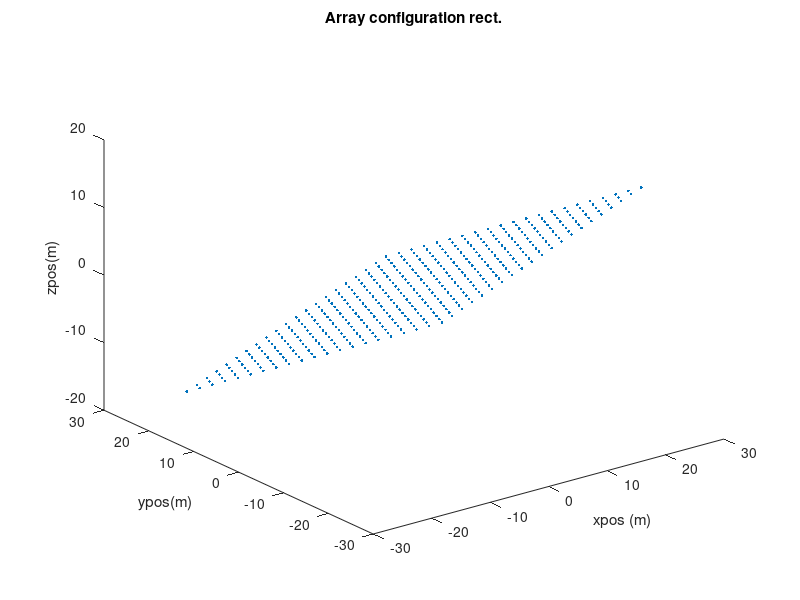

Write MATLAB code to recreate this figure. (Note: this script raises an error after producing the figure.)
% Script to simulate visibilities from a specific array configuration, and 
% source locations.
% Arguments:
% 	parm.arrayrad : Extent of the array to be simulated, in meters.
%	parm.elemspace : Element spacing, in meters.
%   parm.zslope    : Max. z height across elements in the array, in meters.
%   parm.pa        : Position angle of the array
%   parm.stretch   : Factor by which to stretch one dimension wrt. other.
%   parm.flux      : Flux (in arbit units) of specified sources in the sky.
%	parm.l0,m0     : Location of point sources in the sky, in l,m coordinates
%   parm.deb       : Bool controlling the generation of debug plots
%	parm.arrayconfig: Distribution of antennas. 
%					Currently supported:
%					- 'rect' : Equispaced rectangular 2-D grid of antennas
%					- 'disk' : Equispaced anntennas within a disk
%					- 'ring' : Equispaced antennas within an annuli
%					- 'lba_outer': LOFAR's LBA_OUTER actual configuration
%					- 'lba_outer_12': 12-station LBA_OUTER actual configuration
%					- 'lba_inner': LOFAR's LBA_INNER actual configuration
%  parm.fft        : Parameter defining whether FFT imaging should be carried
%                    out.
%  parm.freq       : Frequency of simulation. Needed as array extent is in
%                    meters.
%  parm.flagant    : Indices in the antenna array to be flagged.
%  parm.tobs       : Simulated time of the observation (as a datenum)
%  parm.ateam      : Flag controlling simulation of a sky with the A-team+Sun
%  parm.lofarskymodel: Filename of the lofarsky model to use. If empty, a
%                    point source model will be used.
%  parm.snr        : Controls the SNR of the visibilities.
%  parm.gain       : Complex gains to be associated with the antennas.
%                    [nant x 1]
%  parm.sigman     : Complex coloured noise to be added to the visibilities.
%                    [nant x nant]
% pep/28Apr15

function [out, parm] = simvis (parm)
    def_freq = 60e6;  % Hz.
    
    % If no parameters are given, this is our default case.
	if (exist ('parm') == 0)
		parm.arrayrad = 25;  % meters
		parm.elemspace = 2.5; % Default lambda / 2;
        parm.zslope = 0;
        parm.pa        = 0;
        parm.stretch   = 1;
        parm.flux = [5, 6];

        % Locate sources of unit amplitude at the locations (in l,m units) as
        % specified above.
		parm.l0 = [0.2, 0.25];
        parm.m0 = [0.3, -0.45];
		parm.deb       = 1;
		parm.arrayconfig = 'rect';
        parm.fft       = 1;
        parm.freq      = def_freq;
        parm.flagant   = []; % None flagged.
        parm.tobs      = now(); % datenum
        parm.ateam     = 0;  % Switch off A-team simulation.
        parm.lofarskymodel = [];
        parm.snr       = 5;  % WGN to add to the visibilities.
        parm.gain      = [];
        parm.sigman    = [];
	else
        % Check if all required parameters are available, else put in defaults,
        % even if unsed.
        if (isfield (parm, 'arrayrad') == 0)
            parm.arrayrad = 25;
        end;

        if (isfield (parm, 'elemspace') == 0)
            parm.elemspace = 2.5;
        end;

        if (isfield (parm, 'zslope') == 0)
            parm.zslope = 0;
        end;

        if (isfield (parm, 'pa') == 0)
            parm.pa = 0;
        end;

        if (isfield (parm, 'stretch') == 0)
            parm.stretch = 1;
        end;

        if (isfield (parm, 'l0') == 0)
            parm.flux = [5, 6];
        end;

        if (isfield (parm, 'l0') == 0)
		    parm.l0 = [0.2, 0.25];
        end;

        if (isfield (parm, 'm0') == 0)
            parm.m0 = [0.3, -0.45];
        end;

        if (isfield (parm, 'deb') == 0)
            parm.deb = 1;
        end;

        if (isfield (parm, 'arrayconfig') == 0)
            parm.arrayconfig = 'rect';
        end;

        if (isfield (parm, 'fft') == 0)
            parm.fft = 1;
        end;

        if (isfield (parm,'freq') == 0)
            parm.freq = def_freq;
        end;
        
        if (isfield (parm,'ateam') == 0)
            parm.ateam = 1;
            parm.lofarskymodel = 'A-Team_4.sky'; % Use specified sky model.
        end;
        
        if (isfield (parm,'lofarskymodel') == 0)
            parm.lofarskymodel = [];
        end;

        if (isfield (parm,'snr') == 0)
            parm.snr = 10;
        end;

        if (isfield (parm,'flagant') == 0)
            parm.flagant = [];
        end;

        if (isfield (parm,'tobs') == 0)
            parm.tobs = now;
        end;

        if (isfield (parm,'gain') == 0)
            parm.gain = [];
        end;

        if (isfield (parm,'sigman') == 0)
            parm.sigman = [];
        end;
    end;
    out.tobs = parm.tobs;
    out.freq = parm.freq;
    normal = [0.598753, 0.072099, 0.797682].'; % Normal to CS002

    % ---------------------------------------------------------------%
    % ----------------------- Create model sky ----------------------%
    % ---------------------------------------------------------------%
    %%  Put in the Ateam sources for the given time.
    if (parm.ateam == 1)

        if (isempty (parm.lofarskymodel))
    	    % load the 3CR catalog for positions and fluxes
    	    load 'srclist3CR.mat';
    	    ateam_ind =  [324, 283, 179, 88];
            nsrc      = length (ateam_ind);
            ateam_name = {'Cas.A', 'Cyg.A', 'Vir.A', 'Tau.A', 'Sun'};
    	    ateam_ra = [srclist3CR(ateam_ind).alpha]; % RA
    	    ateam_dec= [srclist3CR(ateam_ind).delta]; % DEC
    	    ateam_fl = [srclist3CR(ateam_ind).flux];  % Jy
    	    epoch = true ([1, length(ateam_ind)]);
        else
            [mod, rarng, decrng, modimg] = readlofarskymodel ...
                            (parm.lofarskymodel, parm.freq, 10, 4200, 0);
            nsrc = length(mod);
            for ind = 1:length (mod)
                ateam_name {ind} = mod(ind).name{1};
                ateam_ra (ind)   = mod(ind).meanra;
                ateam_dec (ind)  = mod(ind).meandec;
                ateam_fl (ind)   = mod(ind).meanflux;
            end;
            ateam_name{nsrc+1} = 'Sun';
        end;

        tobs_jd = datenum2mjdsec (out.tobs)/86400. + 2400000.5;
	

        % Add Solar flux to the ateam
        [ateam_ra(nsrc+1), ateam_dec(nsrc+1)] = SunRaDec (tobs_jd);

        % Flux of the quiet Sun in Jy.
        % from  [http://www.astro.phys.ethz.ch/astro1/Users/benz/papers/\
        % LBReview_thermal.pdf]
        % Valid 30<x<350MHz, freq. in MHz
        ateam_fl(nsrc+1) = (1.94) * (out.freq/1e6)^1.992; 
        epoch(nsrc+1) = false;

        [l, m] = radectolm(ateam_ra, ateam_dec, tobs_jd, 6.869837540, ...
                            52.915122495,  epoch);
        fprintf (2, ...
            '<-- Sun located at RA/DEC: %.4f, %.4f, [l,m]: %.4f,%.4f\n',...
            ateam_ra(end), ateam_dec(end), l(end), m(end));

	    % Convert ra/dec from catalog to ITRF coordinates
	    srcpos = radectoITRF(ateam_ra, ateam_dec, epoch, tobs_jd);
	    up = srcpos * normal > 0.1; % Sources visible at this time.
        parm.l0 = l;
        parm.m0 = m;
        parm.flux = ateam_fl;
        parm.srcname = ateam_name;
        
	    % A = exp(-(2 * pi * 1i * obs.freq / 299792458)*(posITRF* srcpos(up).'));
	    % RAteam = A * diag(ateam_fl(sel)) * A';
    else
        for ind = 1:length (parm.l0)
            parm.srcname {ind} = sprintf ('Src_%d', ind);
        end;
        up = ones (1, length (parm.l0));
    end;

    % ---------------------------------------------------------------%
    % ----------------------- Create Array --------------------------%
    % ---------------------------------------------------------------%
    % Need these parameters only for theoretical arrays
    if (strcmp (lower(parm.arrayconfig), 'lba_outer')    == 0 && ...
        strcmp (lower(parm.arrayconfig), 'lba_inner')    == 0 && ...
        strcmp (lower(parm.arrayconfig), 'lba_outer_12') == 0)
	    x = [-parm.arrayrad:parm.elemspace:parm.arrayrad]; 
        y = [-parm.arrayrad*parm.stretch:...
                            parm.elemspace:parm.arrayrad*parm.stretch];
        % Slope is always along the X dimension only.
        z = linspace (0, parm.zslope, length (x));

        % NOTE: The above array is currently at the south pole, rotate it 
        % to the location of CS002, which is where we want to place 
        % all our synthetic arrays. Rotation matrix taken from the 
        % CS002 antenna configuration file.
        cs002_rotmat = [ -0.1195950000,  -0.7919540000,   0.5987530000;
                          0.9928230000,  -0.0954190000,   0.0720990000;
                          0.0000330000,   0.6030780000,   0.7976820000];
        
        rot = [x; y; z;]' * cs002_rotmat;
        arraysampling_x = rot(:,1);
        arraysampling_y = rot(:,2);
        arraysampling_z = rot(:,3);
    end;

    fprintf (2, '<-- Simulation for timestamp %s, freq %f.\n', ...
            datestr(out.tobs), out.freq);

    
    
	deb = parm.deb;
    assert (length(parm.l0) == length (parm.m0));
    assert (length(parm.flux) == length (parm.l0));
    fprintf (1, '<-- Simulated source properties (l,m, ra, dec, Jy(frac.power),Name): \n');
    for ind = 1:length(parm.l0)
        if (parm.ateam == 1)
            fprintf (1, '   [%5.2f, %5.2f, %5.2f, %5.2f, %8.2f (%6.4f), %s]\n',...
                    parm.l0(ind), parm.m0(ind), ateam_ra(ind), ateam_dec(ind),...
                    parm.flux(ind), parm.flux(ind)/sum(parm.flux),...
                    parm.srcname{ind});
        else
            fprintf (1, '   [%5.2f, %5.2f, %8.2f (%6.4f)]\n',...
                    parm.l0(ind), parm.m0(ind), parm.flux(ind),...
                    parm.flux(ind)/sum(parm.flux));
        end;
    end 
    fprintf (1,'\n');
	l0 = parm.l0(up);
	m0 = parm.m0(up);
    flux = parm.flux(up);

    % Generate the rotation matrix (only in 2D) for the given position angle.
    rotmat = [cosd(parm.pa) -sind(parm.pa);
              sind(parm.pa)  cosd(parm.pa)];

	fprintf (1, '<-- %s array config chosen.\n', parm.arrayconfig);
	switch lower(parm.arrayconfig)
        case 'linear'
            xpos = arraysampling_x; 
            ypos = ones (1, length(xpos)); 
            zpos = zeros (size (xpos));

		case 'rect'
            % Example parameter structure:
            % parm.arrayconfig='rect'; parm.l0=0.1; parm.m0=0.25;
            % parm.arrayrad=100; parm.Nelem2rad=5; parm.deb=1;

			% Create a rectangular grid of antenna, equi-spaced
			[xpos, ypos] = meshgrid (arraysampling_x, arraysampling_y);
            zpos = meshgrid (arraysampling_z, zeros (size (arraysampling_x)))';
            xpos = xpos (:);
            ypos = ypos (:);
            zpos = zpos (:);

		case 'disk'
            % Example parameter structure:
            % parm.arrayconfig='disk'; parm.l0=0.1; parm.m0=0.25;
            % parm.arrayrad=100; parm.Nelem2rad=5; parm.deb=1;

			% Create a disk of antennas, with radius being the extent of array sampling.
            [xpos, ypos] = meshgrid (arraysampling_x, arraysampling_y);
			discsel = (sqrt(xpos.^2 + ypos.^2./parm.stretch) < parm.arrayrad);
			xpos = xpos (discsel);
			ypos = ypos (discsel);
            zpos = zeros (length (xpos), 1);

		case 'ring'
            % Example parameter structure:
            % parm.arrayconfig='ring'; parm.l0=0.1; parm.m0=0.25;
            % parm.arrayrad=100; parm.Nelem2rad=5; parm.deb=1; parm.inner_rad =
            % 70;

			% Create a ring of antenna, with inner rad = inner_rad
            [xpos, ypos] = meshgrid (arraysampling_x, arraysampling_y);
			discsel = (sqrt(xpos.^2 + ypos.^2./parm.stretch) < parm.arrayrad);
            if (isfield (parm, 'inner_rad') == 0)
                parm.inner_rad = parm.arrayrad/2;
            end;
			innerdiscsel = (sqrt(xpos.^2 + ypos.^2./parm.stretch) < parm.inner_rad);
			ringsel = discsel - innerdiscsel;
			xpos = xpos(ringsel==1);
			ypos = ypos(ringsel==1);
            zpos = zeros (length (xpos), 1);

		case 'lba_outer'
			% load ('poslocal_outer_cs07w1.mat', 'poslocal');
			% load ('poslocal_outer_cs02w0.5.mat', 'poslocal');
			load ('poslocal_outer.mat', 'posITRF');
            arraysampling_x = posITRF(:,1);
            arraysampling_y = posITRF(:,2);
            remants = setdiff([1:size(posITRF,1)], parm.flagant);
			xpos = posITRF(:,1); % - posITRF(1,1);
			ypos = posITRF(:,2); % - posITRF(1,2);
            zpos = posITRF(:,3);

		case 'lba_inner'
			load ('poslocal_inner.mat', 'posITRF');
			xpos = posITRF(:,1) - posITRF(1,1);
			ypos = posITRF(:,2) - posITRF(1,2);
            zpos = posITRF(:,3);

		case 'lba_outer_12'
            load ('poslocal_afaac12_outer_0w.mat', 'poslocal');
			% load ('poslocal_afaac12_outer.mat', 'poslocal');
			xpos = poslocal(:,1); % - poslocal(1,1);
			ypos = poslocal(:,2); % - poslocal(1,2);
            zpos = poslocal(:,3);

		otherwise
			error (sprintf ('### Config %s is unimplemented!\n', ...
                    parm.arrayconfig));
	end;

    

    % Rotate the array configuration
    tmp = rotmat * [xpos(:) ypos(:)]';
    xpos = reshape (tmp (1,:), size (xpos));
    ypos = reshape (tmp (2,:), size (ypos));

	Nelem = length (xpos(:));

	if (deb > 0)
		% Show the array layout. A different colored dot for each row of 
        % elements in the array.
        figure();
		plot3 (xpos(:), ypos(:), zpos(:), '.'); 
		xlabel ('xpos (m)'); ylabel ('ypos(m)'); zlabel ('zpos(m)');
		title (sprintf ('Array configuration %s.\n', parm.arrayconfig));
	end;

    uloc = (meshgrid (xpos(:)) - meshgrid (xpos(:)).'); % U in m 
    vloc = (meshgrid (ypos(:)) - meshgrid (ypos(:)).'); % V in m
    wloc = (meshgrid (zpos(:)) - meshgrid (zpos(:)).'); % W in m
    uvdist = sqrt (uloc(:).^2 + vloc(:).^2 + wloc(:).^2);
    
    % ---------------------------------------------------------------%
    % ----------------------- Create visibilities--------------------%
    % ---------------------------------------------------------------%
    % Visibilities with an extra w-term, meant for phase-tracking
    % interferometers
    % V = sum(repmat ((parm.flux), size(uloc(:)),1) .* ...
    %       exp (-(2*pi*1i*parm.freq/299792458)*(uloc(:)*l0 + ...
    %           vloc(:)*m0 + wloc(:)*(sqrt(1-l0.^2-m0.^2) - 1))), 2);

    % Vis. as seen by arrays including a w-term
    % V = sum(repmat ((parm.flux), size(uloc(:)),1) .* ...
    %       exp (-(2*pi*1i*parm.freq/299792458)*(uloc(:)*l0 + ...
    %           vloc(:)*m0 + wloc(:)*(sqrt(1-l0.^2-m0.^2)))), 2);

    V = zeros (length(xpos));
    C = 299792458; % m/s
    posITRF = [xpos ypos zpos];
    if (isempty (parm.gain))
        parm.gain = ones (size (uloc, 1)) + 1i*ones (size (uloc, 1));
        parm.sigman = zeros (size (uloc));
    end;

    if (isempty (parm.lofarskymodel))
        % Vis. from arrays without a w-term.
        V = sum(repmat ((flux), size(uloc(:)),1) .* ...
            exp (-(2*pi*1i*parm.freq/299792458)*(uloc(:)*l0 + vloc(:)*m0 )), 2);
        V = conj (reshape (V, [length(xpos(:)), length(ypos(:))]));
    else
        % Accumulate the visibilities due to every model source.
        for patch = 1:1 %length (rarng) % For every patch in the model.
            pos  = radectoITRF (rarng{patch}, decrng{patch}, ...
                true, tobs_jd);
            simsky_up = pos * normal > 0;
            pos (1:10,:)
            if (sum (simsky_up) == 0)
                fprintf (2, ...
                 'simvis: %s patch not visible for time %s.\n', ...
                    mod(patch).name{1}, datestr (out.tobs));
                continue;
            end;
    
    	    simsky_A = exp(-(2*pi*1i*parm.freq/C)*(posITRF*pos.'));
    	    V = V +  simsky_A*modimg{patch}*simsky_A';
        end;
    end;



    % Add noise to the visibilities
    if (parm.snr ~= 0)
        V = V + (mean(real(V(:)))/parm.snr) * randn (size (V)) + ...
                                i*(mean(imag(V(:)))/parm.snr) * randn (size (V));
    end;

    % Add the supplied antenna gains and colored noise.
    % V = V .* (parm.gain*parm.gain')/size (uloc, 1) + parm.sigman;
    
    % Another approach of first generating phasors in position coordinates.
    % Generate phasor due to location of each element
    % we = repmat ((parm.flux), size (xpos(:)), 1) .* ...
    %       (exp (-(2*pi*1i*parm.freq/299792458) *(xpos(:)*l0 + ypos(:)*m0)...
    %        + zpos(:)*sqrt(1-l0.^2-m0.^2))); 
	% V = we * we'; % Generate the visibilities for the system at hand.

    % ---------------------------------------------------------------%
    % ----------------------- Create images -------------------------%
    % ---------------------------------------------------------------%
    if (parm.fft == 0)

	    % Create an image using acm2skymap:
	    out.img_l = [-1:0.01:1];
    	out.img_m = out.img_l;
        mask = meshgrid(out.img_l).^2 + meshgrid(out.img_m).'.^2 < 1;
        out.map = acm2skyimage (V, xpos(:), ypos(:), zpos(:), out.freq, ...
                                out.img_l, out.img_m);
        out.map = flipud(rot90 (out.map)); % To match the locations of the
                                           % simulated point sources.
        scalefac = length (V(:));
    else

	    % Create a map using FFT imaging.
		gparm.type = 'pillbox';
	    gparm.lim  = 0;
	    gparm.duv = 0.5;			% Default, reassigned from freq. of obs. to
									% image just the full Fov (-1<l<1)
	    gparm.Nuv = 1500;			% size of gridded visibility matrix
	    gparm.uvpad = 1536;			% specifies if any padding needs to be added
	    gparm.fft  = 1;

	    % uloc = meshgrid (poslocal(:,1)) - meshgrid (poslocal (:,1)).';
	    % vloc = meshgrid (poslocal(:,2)) - meshgrid (poslocal (:,2)).';
	   	[radecmap, out.map, out.gridvis, out.img_l, out.img_m] = ... 
			  fft_imager_sjw_radec (V(:), uloc(:), vloc(:), ... 
						gparm, [], [], out.tobs, out.freq, 0);
        scalefac = (length(uloc(:))/gparm.Nuv).^2; % Still get a factor 10 extra
                                                   % flux... pep/03Oct16
    end;
    out.map = out.map/scalefac;
	out.V = V;
    out.uvdist = uvdist;
    out.xpos = xpos;
    out.ypos = ypos;
    out.zpos = zpos;
    out.uloc = uloc;
    out.vloc = vloc;
    out.wloc = wloc;

    % ---------------------------------------------------------------%
    % ----------------------- Create plots if reqd-------------------%
    % ---------------------------------------------------------------%
	if (deb > 0)
        figure();
        mask = meshgrid(out.img_l).^2 + meshgrid(out.img_m).'.^2 < 1;
		% imagesc (out.img_l, out.img_m, 10*log10(real(out.map)).*mask); 
        % colorbar; axis tight;
		imagesc (out.img_l, out.img_m, (real(out.map)).*mask); 
	    axis equal
   		axis tight
   		set (gca, 'YDir', 'Normal'); % To match orientation with station images
   		set (gca, 'XDir', 'Reverse'); % To match orientation with station images

    	ylabel('South $\leftarrow$ m $\rightarrow$ North', 'interpreter', 'latex');
    	xlabel('East $\leftarrow$ l $\rightarrow$ West', 'interpreter', 'latex');
        colorbar; axis tight;
		title (sprintf ...
                ('Simulated map for %s array, max bline %.2f lambda, Ampl', ...
                parm.arrayconfig, max(uvdist(:))/(299792458/parm.freq)));
        
%        figure();
%        subplot (121);
%        imagesc (abs(out.V)); colorbar; axis tight;
%		xlabel ('Ant'); ylabel ('Ant');
%		title ('ACM amplitude');
%        subplot (122);
%        imagesc (angle(out.V)); colorbar; axis tight;
%		xlabel ('Ant'); ylabel ('Ant');
%		title ('ACM phase');
	end;
